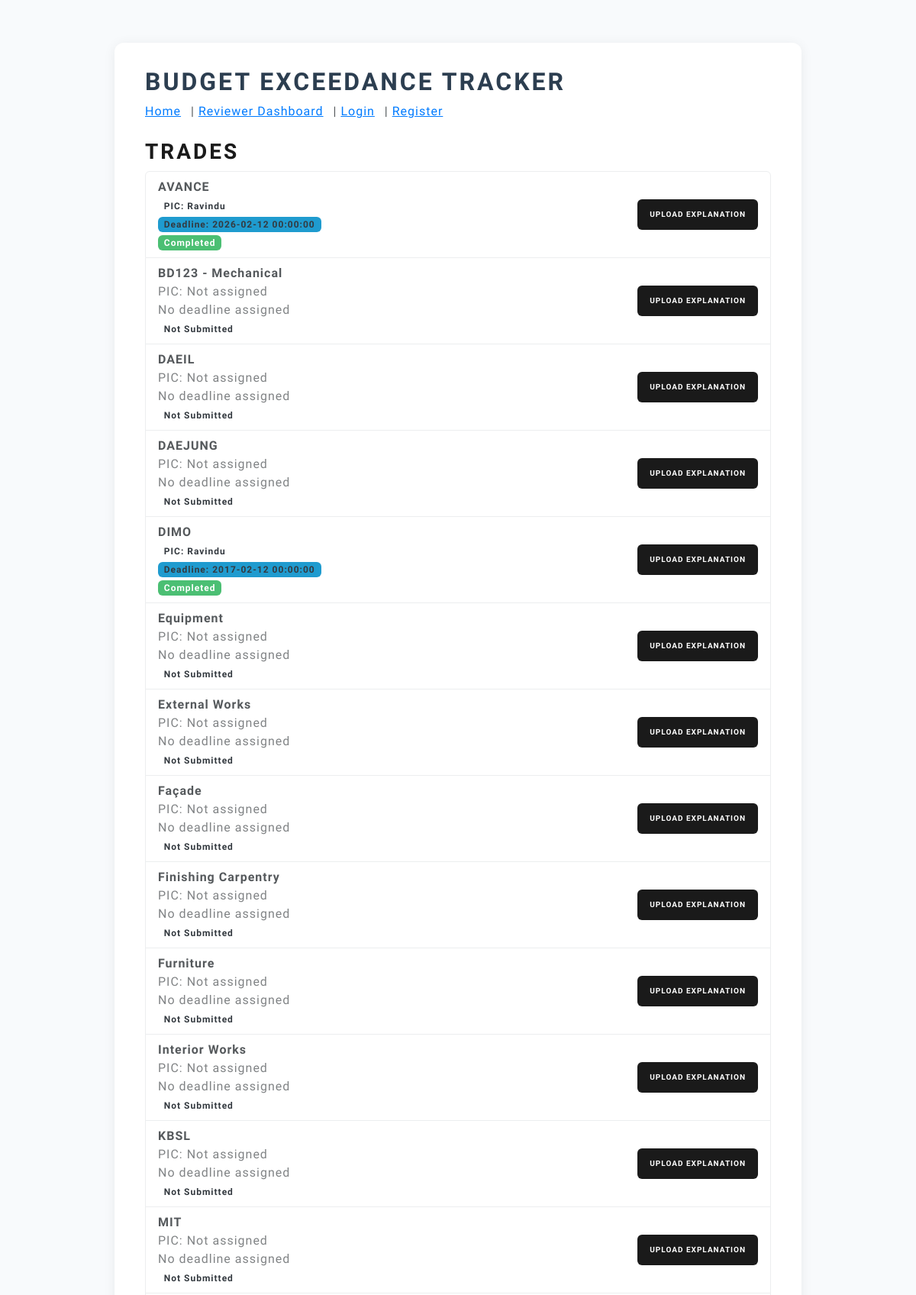
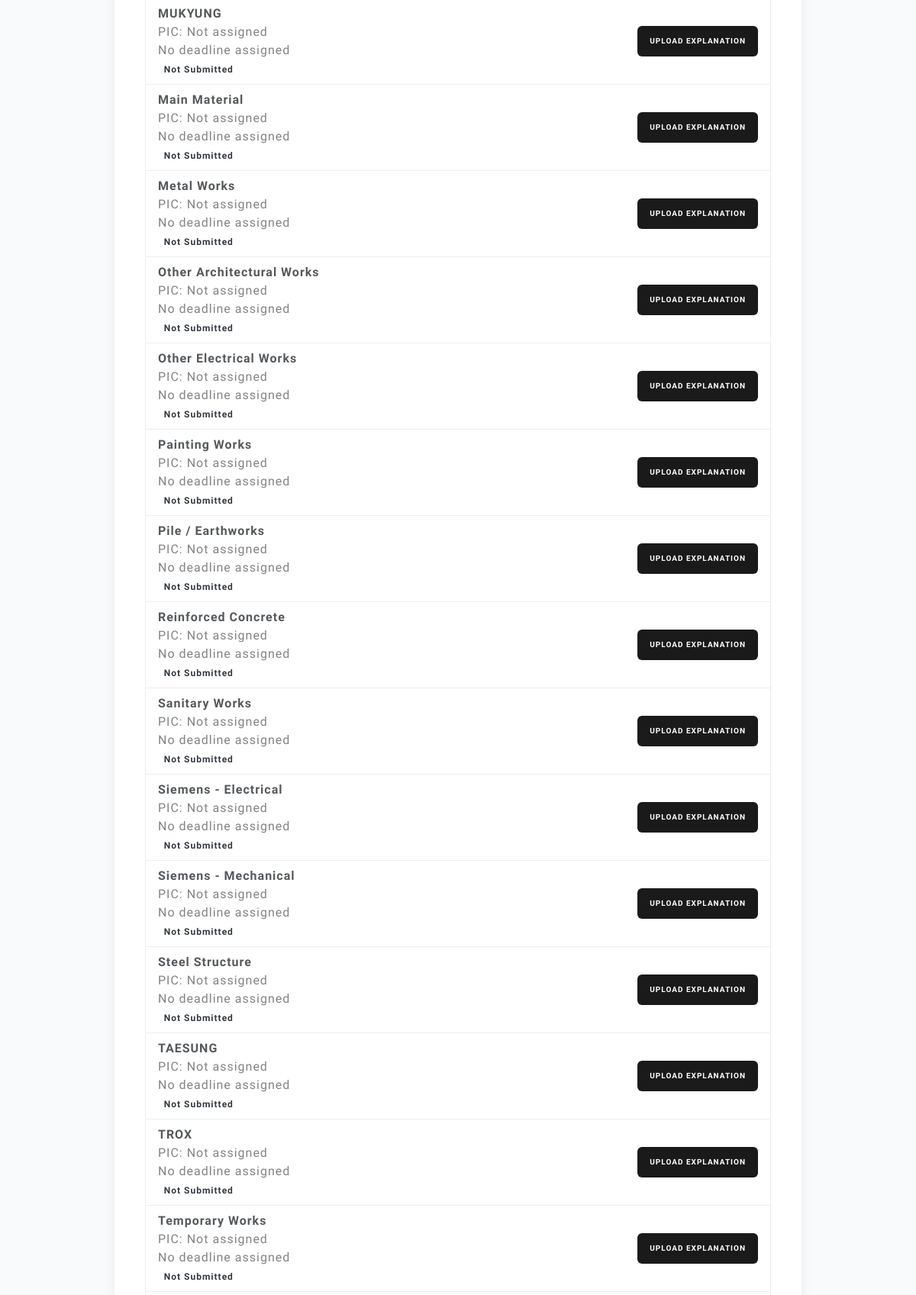
The page / (upper part) on the database its author committed (2 pictures, top to bottom).
### models.py (models this page shows, shortened)
class Trade(db.Model):
    id = db.Column(db.Integer, primary_key=True)
    name = db.Column(db.String(200), unique=True, nullable=False)
    incharge = db.Column(db.String(120), nullable=True)

class User(UserMixin, db.Model):
    id = db.Column(db.Integer, primary_key=True)
    name = db.Column(db.String(120), nullable=False, unique=True)
    email = db.Column(db.String(200), nullable=True)
    role = db.Column(db.String(50), nullable=False)  # 'PIC' or 'Reviewer'
    password_hash = db.Column(db.String(200), nullable=True)

class Explanation(db.Model):
    id = db.Column(db.Integer, primary_key=True)
    trade_id = db.Column(db.Integer, db.ForeignKey('trade.id'), nullable=False)
    user_id = db.Column(db.Integer, db.ForeignKey('user.id'), nullable=False)
    filename = db.Column(db.String(300), nullable=True)
    data_json = db.Column(db.Text, nullable=True)  # parsed excel as JSON
    status = db.Column(db.String(50), default='Submitted')  # Submitted, Reviewed, Needs Changes
    reviewer_comments = db.Column(db.Text, nullable=True)
    deadline = db.Column(db.DateTime, nullable=True)
    uploaded_at = db.Column(db.DateTime, default=datetime.utcnow)
    trade = db.relationship('Trade', backref=db.backref('explanations', lazy=True))
    user = db.relationship('User', backref=db.backref('explanations', lazy=True))

### app.py (the view)
    @app.route('/')
    def index():
        trades = Trade.query.order_by(Trade.name).all()
        trade_deadlines = {}
        trade_pics = {}
        for trade in trades:
            latest_expl = (
                Explanation.query.filter_by(trade_id=trade.id)
                .order_by(Explanation.uploaded_at.desc())
                .first()
            )
            trade_deadlines[trade.id] = latest_expl.deadline if latest_expl and latest_expl.deadline else None
            trade_pics[trade.id] = latest_expl.user.name if latest_expl and latest_expl.user else None
            trade_comments = locals().get('trade_comments', {})
            trade_comments[trade.id] = latest_expl.reviewer_comments if latest_expl and latest_expl.reviewer_comments else None
            trade_status = None
            if latest_expl and latest_expl.status:
                if latest_expl.status.lower() in ['submitted', 'under review', 'needs changes', 'completed']:
                    trade_status = latest_expl.status
                elif latest_expl.status.lower() == 'reviewed':
                    trade_status = 'Under Review'
                else:
                    trade_status = latest_expl.status
            elif not latest_expl:
                trade_status = 'Not Submitted'
            trade_statuses = locals().get('trade_statuses', {})
            trade_statuses[trade.id] = trade_status or 'Submitted'
        return render_template('index.html', trades=trades, trade_deadlines=trade_deadlines, trade_pics=trade_pics, trade_statuses=trade_statuses, trade_comments=trade_comments)

### templates/index.html
{% extends 'base.html' %}
{% block content %}
  <h2>Trades</h2>
  <ul class="list-group">
    {% for trade in trades %}
      <li class="list-group-item d-flex justify-content-between align-items-center">
        <div>
          <span class="fw-bold">{{ trade.name }}</span><br>
          {% if trade_pics[trade.id] %}
            <span class="badge bg-secondary">PIC: {{ trade_pics[trade.id] }}</span><br>
          {% else %}
            <span class="text-muted">PIC: Not assigned</span><br>
          {% endif %}
          {% if trade_deadlines[trade.id] %}
            <span class="badge bg-info text-dark">Deadline: {{ trade_deadlines[trade.id] }}</span><br>
          {% else %}
            <span class="text-muted">No deadline assigned</span><br>
          {% endif %}
          {% if trade_statuses[trade.id] %}
            {% set status = trade_statuses[trade.id].lower() %}
            {% if status == 'not submitted' %}
              <span class="badge bg-secondary">Not Submitted</span>
            {% elif status == 'submitted' %}
              <span class="badge bg-primary">Submitted</span>
            {% elif status == 'under review' or status == 'reviewed' %}
              <span class="badge bg-warning text-dark">Under Review</span>
            {% elif status == 'needs changes' %}
              <span class="badge bg-danger">Needs Changes</span>
            {% elif status == 'completed' %}
              <span class="badge bg-success">Completed</span>
            {% else %}
              <span class="badge bg-secondary">{{ trade_statuses[trade.id] }}</span>
            {% endif %}
          {% endif %}
        </div>
        <a class="btn btn-sm btn-primary" href="/upload/{{ trade.id }}">Upload Explanation</a>
      </li>
    {% endfor %}
  </ul>
{% endblock %}

### templates/base.html (style rules this page uses)
body { background: #f8fafc; }
.btn-primary, .btn-outline-primary { border-radius: 6px; }

### rows shown on the page
Trade: name "AVANCE", id.deadline "2026-02-12 00:00:00", shows "Completed"
User: name "Ravindu"
Trade: name "BD123 - Mechanical", shows "PIC: Not assigned", shows "No deadline assigned", shows "Not Submitted"
Trade: name "DAEIL", shows "PIC: Not assigned", shows "No deadline assigned", shows "Not Submitted"
Trade: name "DAEJUNG", shows "PIC: Not assigned", shows "No deadline assigned", shows "Not Submitted"
Trade: name "DIMO", id.deadline "2017-02-12 00:00:00", shows "Completed"
Trade: name "Equipment", shows "PIC: Not assigned", shows "No deadline assigned", shows "Not Submitted"
Trade: name "External Works", shows "PIC: Not assigned", shows "No deadline assigned", shows "Not Submitted"
Trade: name "Façade", shows "PIC: Not assigned", shows "No deadline assigned", shows "Not Submitted"
Trade: name "Finishing Carpentry", shows "PIC: Not assigned", shows "No deadline assigned", shows "Not Submitted"
Trade: name "Furniture", shows "PIC: Not assigned", shows "No deadline assigned", shows "Not Submitted"
Trade: name "Interior Works", shows "PIC: Not assigned", shows "No deadline assigned", shows "Not Submitted"
Trade: name "KBSL", shows "PIC: Not assigned", shows "No deadline assigned", shows "Not Submitted"
Trade: name "MIT", shows "PIC: Not assigned", shows "No deadline assigned", shows "Not Submitted"
Trade: name "MUKYUNG", shows "PIC: Not assigned", shows "No deadline assigned", shows "Not Submitted"
Trade: name "Main Material", shows "PIC: Not assigned", shows "No deadline assigned", shows "Not Submitted"
Trade: name "Metal Works", shows "PIC: Not assigned", shows "No deadline assigned", shows "Not Submitted"
Trade: name "Other Architectural Works", shows "PIC: Not assigned", shows "No deadline assigned", shows "Not Submitted"
Trade: name "Other Electrical Works", shows "PIC: Not assigned", shows "No deadline assigned", shows "Not Submitted"
Trade: name "Painting Works", shows "PIC: Not assigned", shows "No deadline assigned", shows "Not Submitted"
Trade: name "Pile / Earthworks", shows "PIC: Not assigned", shows "No deadline assigned", shows "Not Submitted"
Trade: name "Reinforced Concrete", shows "PIC: Not assigned", shows "No deadline assigned", shows "Not Submitted"
Trade: name "Sanitary Works", shows "PIC: Not assigned", shows "No deadline assigned", shows "Not Submitted"
Trade: name "Siemens - Electrical", shows "PIC: Not assigned", shows "No deadline assigned", shows "Not Submitted"
Trade: name "Siemens - Mechanical", shows "PIC: Not assigned", shows "No deadline assigned", shows "Not Submitted"
Trade: name "Steel Structure", shows "PIC: Not assigned", shows "No deadline assigned", shows "Not Submitted"
Trade: name "TAESUNG", shows "PIC: Not assigned", shows "No deadline assigned", shows "Not Submitted"
Trade: name "TROX", shows "PIC: Not assigned", shows "No deadline assigned", shows "Not Submitted"
Trade: name "Temporary Works", shows "PIC: Not assigned", shows "No deadline assigned", shows "Not Submitted"
